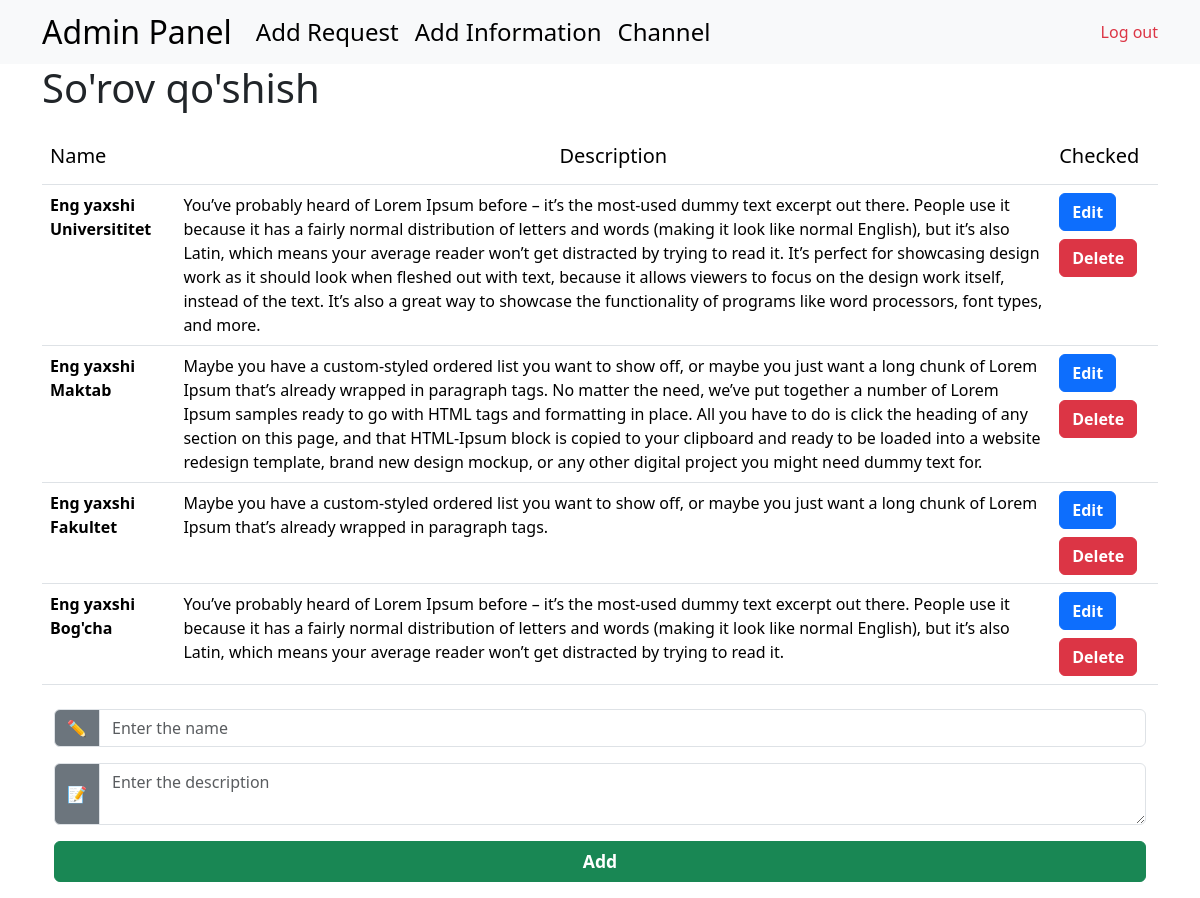
Page /pages/home.php on the committed database.
### tables this page shows
CREATE TABLE `surveys` (
  `id` int NOT NULL AUTO_INCREMENT,
  `name` varchar(255) DEFAULT NULL,
  `description` text,
  PRIMARY KEY (`id`)
);

### src/DB.php (called while the page is built, shortened)
<?php
class DB
{
    public function __construct()
    {
        $this->pdo = new PDO("mysql:host=localhost;dbname=project", "foziljonvc", "1220");
    }
}

### src/Surveys.php (called while the page is built, shortened)
<?php
class Surveys extends DB
{
    public function getSurveys (): false|array
    {
        $stmt = $this->pdo->prepare("SELECT * FROM surveys");
        $stmt->execute();
        return $stmt->fetchAll(PDO::FETCH_ASSOC);
    }
}

### pages/home.php (the view, shortened to what this page needs)
<!DOCTYPE html>
<html lang="en">
<head>
    <?php
    require "pages/partials/link.php";
    ?>
</head>
<body>
    <?php
        require "pages/partials/navbar.php";
    ?>
    <div class="container">
        <h1>So'rov qo'shish</h1>
    </div>
    <div class="container mt-4">
        <form action="/home" method="post">
            <table class="table mt-4">
                <thead>
                    <tr>
                        <th><h5>Name</h5></th>
                        <th style="text-align: center"><h5>Description</h5></th>
                        <th><h5>Checked</h5></th>
                    </tr>
                </thead>
                <tbody>
                <?php $posts = (new Surveys())->getSurveys(); ?>
                    <?php $editId = $_GET['editId'] ?? NULL; ?>
                        <?php if (!empty($posts)): ?>
                            <?php foreach ($posts as $post): ?>
                                <tr>
                                    <td>
                                        <?php if ($editId == $post['id']): ?>
                                            <input type="hidden" name="editId" value="<?= $post['id']; ?>">
                                            <b>Name:</b> <input type="text" name="editName" value="<?= $post['name']; ?>" style="margin-bottom: 0.5rem;" required>
                                            <button type="submit" class="btn btn-success"><b>Save</b></button>
                                            <a href="/home" class="btn btn-secondary"><b>Cancel</b></a>
                                        <?php else: ?>
                                            <b><?= $post['name']; ?></b>
                                        <?php endif; ?>
                                    </td>
                                    <td><?= $post['description']; ?></td>
                                    <td>
                                        <a href="/home?editId=<?= $post['id']; ?>" class="btn btn-primary btn-spacing" style="margin-bottom: 0.5rem;">
                                            <i class="bi bi-pencil-square"></i> <b>Edit</b>
                                        </a>
                                        <a href="/home&delete?id=<?= $post['id']; ?>" class="btn btn-danger">
                                            <i class="bi bi-trash3-fill"></i> <b>Delete</b>
                                        </a>
                                    </td>
                                </tr>
                            <?php endforeach; ?>
                        <?php endif; ?>
                </tbody>
            </table>
        </form>
        <form method="post" action="/add">
            <div class="container mt-4">
                <div class="mb-3">
                    <div class="input-group mb-3">
                        <span class="input-group-text input-group-text-custom">✏️</span>
                        <input type="text" class="form-control form-control-custom" placeholder="Enter the name" name="surveys"
                               <?php if (!$editId): ?>required <?php endif; ?>>
                    </div>
                    <div class="input-group mb-3">
                        <span class="input-group-text input-group-text-custom">📝</span>
                        <textarea class="form-control form-control-textarea-custom" placeholder="Enter the description" name="desc"
                                  <?php if (!$editId): ?>required <?php endif; ?>></textarea>
                    </div>
                    <div class="d-grid">
                        <button class="btn btn-success btn-custom" type="submit"><b>Add</b></button>
                    </div>
                </div>
            </div>
        </form>
    </div>
</body>
</html>

### pages/home.php (style rules this page uses)
.input-group-text-custom { background-color: #6c757d; color: #ffffff; border-radius: 0.375rem 0 0 0.375rem; }
.form-control-custom { border-radius: 0 0.375rem 0.375rem 0; }
.form-control-textarea-custom { border-radius: 0.375rem; min-height: 120px; }
.btn-custom { border-radius: 0.375rem; font-size: 1.1rem; font-weight: 600; transition: all 0.2s; }

### rows in the picture
surveys: name "Eng yaxshi Universititet", description "You’ve probably heard of Lorem Ipsum before – it’s the most-used dummy text excerpt out there. People use it because it has a fairly normal distribution of letters and words (making it look like normal English), but it’s also Latin, which means your average reader won’t get distracted by trying to read it. It’s perfect for showcasing design work as it should look when fleshed out with text, because it allows viewers to focus on the design work itself, instead of the text. It’s also a great way to showcase the functionality of programs like word processors, font types, and more."
surveys: name "Eng yaxshi Maktab", description "Maybe you have a custom-styled ordered list you want to show off, or maybe you just want a long chunk of Lorem Ipsum that’s already wrapped in paragraph tags. No matter the need, we’ve put together a number of Lorem Ipsum samples ready to go with HTML tags and formatting in place. All you have to do is click the heading of any section on this page, and that HTML-Ipsum block is copied to your clipboard and ready to be loaded into a website redesign template, brand new design mockup, or any other digital project you might need dummy text for."
surveys: name "Eng yaxshi Fakultet", description "Maybe you have a custom-styled ordered list you want to show off, or maybe you just want a long chunk of Lorem Ipsum that’s already wrapped in paragraph tags."
surveys: name "Eng yaxshi Bog'cha", description "You’ve probably heard of Lorem Ipsum before – it’s the most-used dummy text excerpt out there. People use it because it has a fairly normal distribution of letters and words (making it look like normal English), but it’s also Latin, which means your average reader won’t get distracted by trying to read it."
